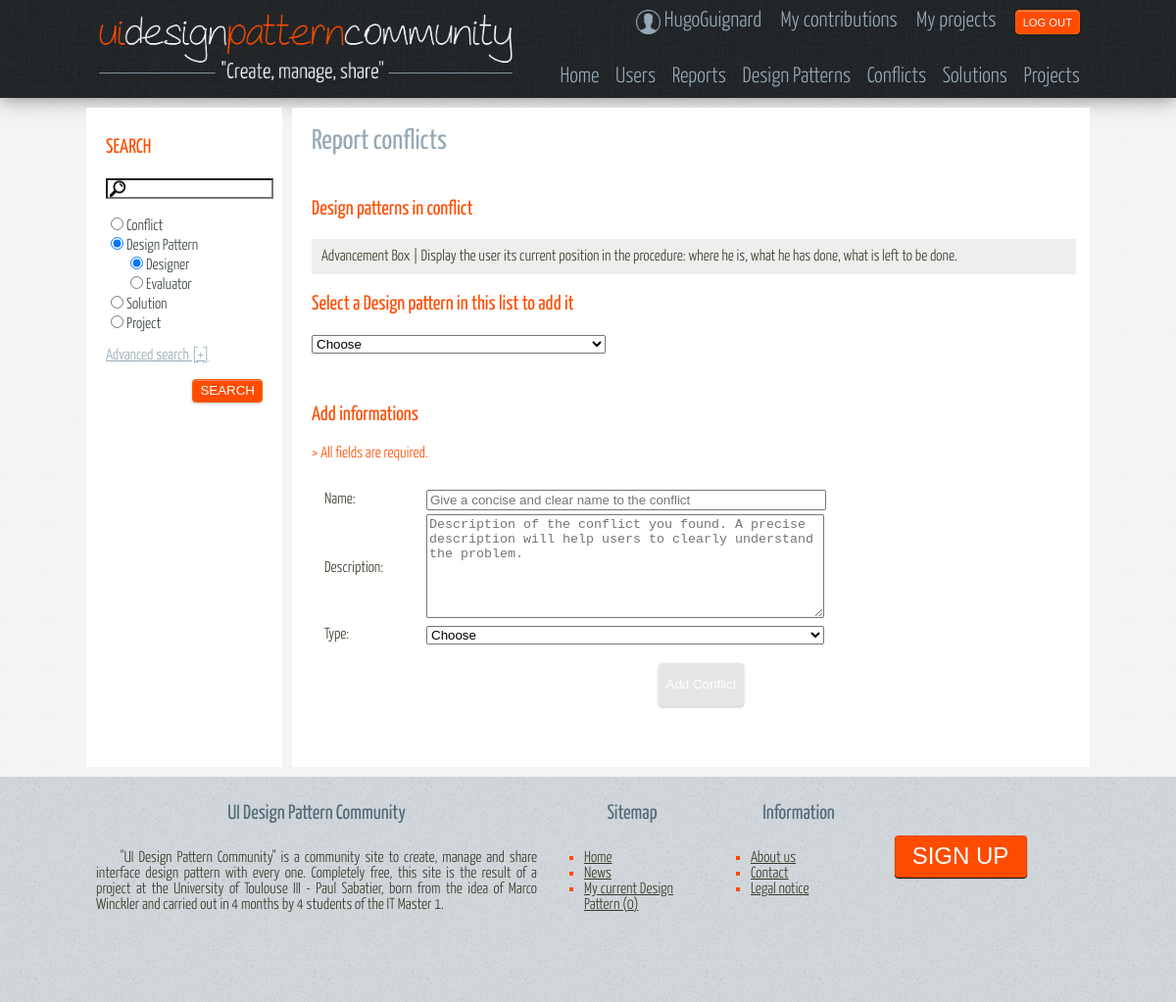
The page /view/addConflict.php?id=1 (signed in) on the database its author committed.
### tables this page shows
CREATE TABLE IF NOT EXISTS `DesignPattern` (
  `idDesignPattern` INT(11) NOT NULL AUTO_INCREMENT,
  `name` VARCHAR(150) NOT NULL,
  `what` TEXT NOT NULL,
  `whenAndHow` TEXT NULL DEFAULT NULL,
  `layout` TEXT NULL DEFAULT NULL,
  `copy` TEXT NULL DEFAULT NULL,
  `implementation` TEXT NULL DEFAULT NULL,
  `descriptionImage` TEXT NULL DEFAULT NULL,
  `nbUsage` INT(11) NULL DEFAULT NULL,
  `nbComments` INT(11) NULL DEFAULT NULL,
  `nbRates` INT(11) NULL DEFAULT NULL,
  `rate` DOUBLE NULL DEFAULT NULL,
  `date` DATETIME NULL DEFAULT NULL,
  `target` ENUM('Designer','Evaluator') NOT NULL,
  `login` VARCHAR(30) NOT NULL,
  PRIMARY KEY (`idDesignPattern`),
  INDEX `fk_DesignPattern_User1_idx` (`login` ASC),
  CONSTRAINT `fk_DesignPattern_User1`
    FOREIGN KEY (`login`)
    REFERENCES `User` (`login`)
    ON DELETE NO ACTION
    ON UPDATE NO ACTION);

### controller/toolkit/Session.php (called while the page is built, shortened)
<?php
class Session {
    public function __isset($name) {
        return isset($_SESSION[$name]);
    }
}
?>

### model/implementation/Database.php (called while the page is built, shortened)
<?php
class Database {
    private static $bdd = NULL;
    private static function connect() {
        try{
            return new PDO('mysql:host=localhost;dbname=db_dpi', 'hl3_pack', 'hl3_pack');
        } catch (Exception $e) {
            die('Erreur : ' . $e->getMessage());
        }
    }
    public static function getConnection() {
        if (Database::$bdd == NULL) {
            Database::$bdd = Database::connect();
        }
        return Database::$bdd;
    }
    public static function getOneData($req) {
        $bdd = Database::getConnection();
        $reponse = $bdd->query($req);
        $donnees = $reponse->fetch();
        return $donnees;
    }
}
?>

### view/addConflict.php (the view, shortened to what this page needs)
<?php
    require_once($_SERVER['DOCUMENT_ROOT']."/site/controller/toolkit/ToolkitAdds.php");
    require_once($_SERVER['DOCUMENT_ROOT']."/site/controller/toolkit/Session.php");
    include($_SERVER['DOCUMENT_ROOT'].'/site/view/structure/header.php');
    include($_SERVER['DOCUMENT_ROOT'].'/site/view/structure/search.php');
?>
<body onload="javascript:function():">
<section id="contenu">
    <?php
    if (!isset($session->login)) {
        echo '<center><h3>You must be connected in order to use this page</h3></center>';
    } else {
    ?>
    <h2> Report conflicts </h2>
    <div id="main" style="width:780px;float:left;height:600px;">
        <form id="addConflict_form" method="post">
            <h3>Design patterns in conflict</h3>
            <?php
            if (isset($_GET['id'])) {
                ToolkitAdds::displayDesignPatternMini($_GET['id']);
            }
            echo "<h3>Select a Design pattern in this list to add it</h3>
                <select style='width:300px' name='listDP' onchange='addDPInConflict(this)'>
                    <option selected disabled hidden>Choose</option>";
                echo"</select>";
            ?>
            <br/><br/>
            <h3>Add informations</h3>
            <font style="color:#FF4C00">> All fields are required.</font><br/><br/>
            <div id="formulaireAddConflict">
                <table>
                    <tr>
                        <td style="width:100px"><label for="namee">Name: </label></td>
                        <td><input style="width:400px" id="namee" type="text" value="" name="namee" size="40" required autofocus placeholder="Give a concise and clear name to the conflict"></td>
                    </tr>
                    <tr>
                        <td style="width:100px"><label for="description">Description: </label></td>
                        <td><textarea id="description" name="description" style="min-width:400px;min-height:100px;max-width:500px;max-height:400px" required placeholder="Description of the conflict you found. A precise description will help users to clearly understand the problem."></textarea></td>
                    </tr>
                    <tr>
                        <td style="width:100px"><label for="typee">Type: </label></td>
                        <td><select style="width:406px" id="typee" name="typee" required>
                            <option selected disabled hidden>Choose</option>
                        </select></td>
                    </tr>
                </table>
                <br/>
                <center>
                    <input id="go" type="submit" class="add" title="You need to select at least 2 DP" disabled value="Add Conflict" style="margin-left: 15px " onclick="this.form.action='../controller/validAddConflict.php'">
                </center>
            </div>
        </form>
    </div>
    <?php } ?>
</section>
<?php
    include($_SERVER['DOCUMENT_ROOT'].'/site/view/structure/footer.php');

### controller/toolkit/ToolkitAdds.php (shortened to what this page needs)
<?php
require_once($_SERVER['DOCUMENT_ROOT']."/site/model/implementation/Database.php");
require_once($_SERVER['DOCUMENT_ROOT']."/site/controller/toolkit/Session.php");
class ToolKitAdds {
    public static function displayDesignPatternMini($id) {
        echo '<div id="miniDP">';
        $donnees = Database::getOneData('SELECT * FROM DesignPattern WHERE idDesignPattern = '.$id.'');
        echo $donnees['name'];
        echo ' | '.$donnees['what'];
        echo '</div>';
    }
}

### styles/styleBase.css (style rules this page uses)
html { font-size: 100%; }
body { font-family: 'YanoneKaffeesatz-Light'; font-size: 1em; text-align:justify; }
h2 { font-size: 1.8em;font-weight: normal;color: #96A9B5;font-family: 'YanoneKaffeesatz-Regular'; }
h3 { font-size: 1.3em;font-weight: normal;color: #FF4C00;font-family: 'YanoneKaffeesatz-Regular'; }

### styles/styleStructure.css (style rules this page uses)
body { color: #373F42; background: #f7f7f7 url('../img/structure/bg04.png'); }
#contenu { color: #363B29; background: white; }
body { margin: 0 auto; padding: 0 auto; }
#contenu { margin-left: 210px; padding: 10px 20px 10px 20px; min-height :600px; }
#contenu > :first-child { margin-top: 10px; }

### styles/styleAdd.css (style rules this page uses)
#formulaireAddConflict { padding : 10px; }
input[type="button"].add:disabled, input[type="submit"].add:disabled { height:44px; border-radius: 4px; padding: 0px 7px; background-color: #E6E6E6; -webkit-box-shadow: 0px 1px 0px 0px rgba(237, 237, 237, 0.37) inset, 0px 1px 0px 0px rgba(0, 0, 0, 0.08), 0px 1px 2px 1px rgba(0, 0, 0, 0.1); -moz-box-shadow: 0px 1px 0px 0px rgba(237, 237, 237, 0.37) inset, 0px 1px 0px 0px rgba(0, 0, 0, 0.08), 0px 1px 2px 1px rgba(0, 0, 0, 0.1); box-shadow: 0px 1px 0px 0px rgba(237, 237, 237, 0.37) inset, 0px 1px 0px 0px rgba(0, 0, 0, 0.08), 0px 1px 2px 1px rgba(0, 0, 0, 0.1); color: #FFF; border: 1px solid #E6E6E6; margin-left:10px; }
#miniDP { background-color:#eee; margin-bottom:10px; padding:10px; }

### rows shown on the page
designpattern: name "Advancement Box", what "Display the user its current position in the procedure: where he is, what he has done, what is left to be done."

### other values the page prints
$session->login "HugoGuignard"
$nb "0"
